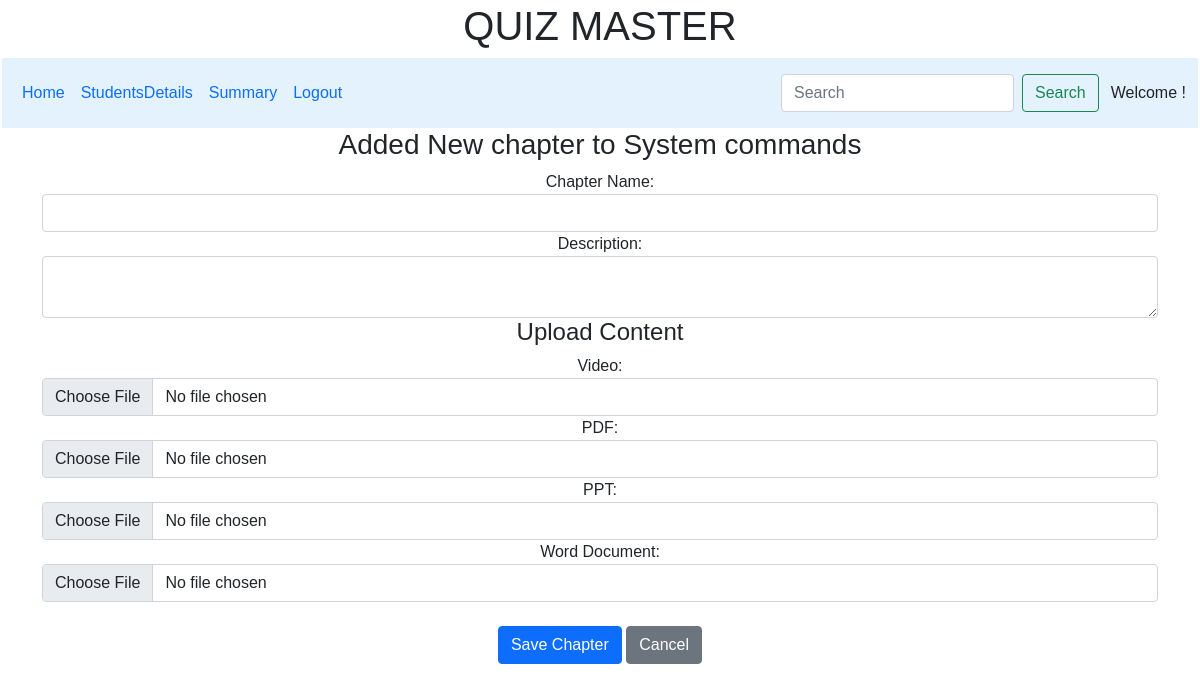
Page /add_chapter/2 on the earlier database version.
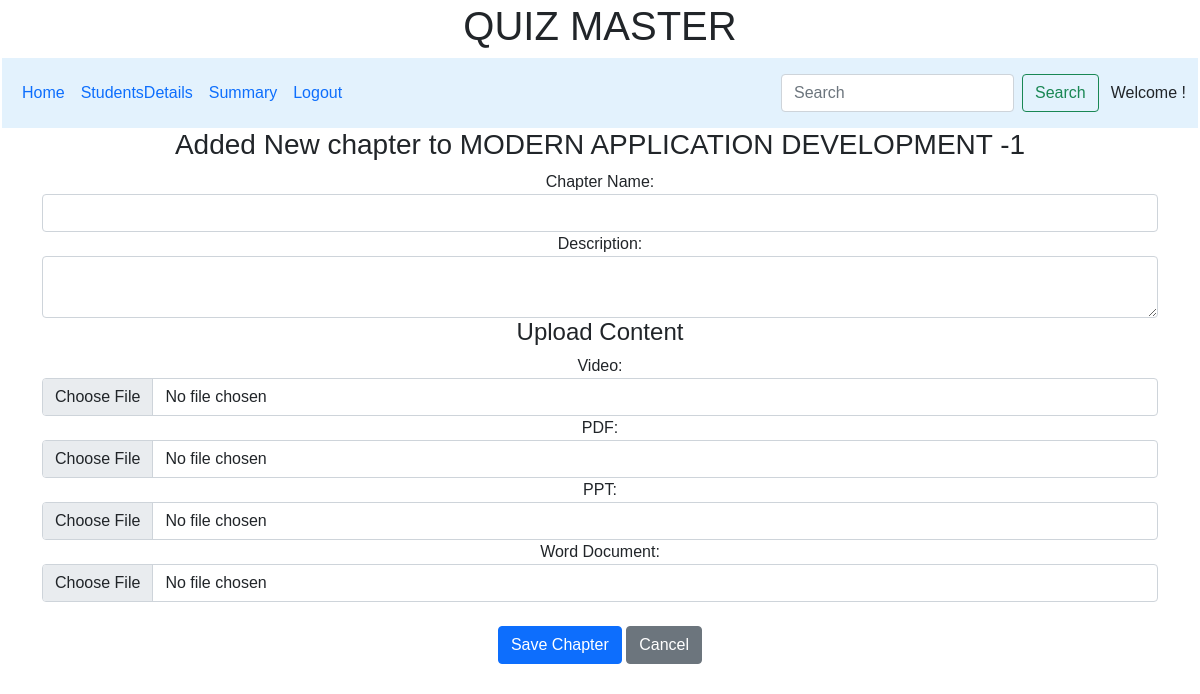
Same page on the later database version.
### controllers/model.py (models this page shows)
class Subject(db.Model):
    __tablename__ = 'subject'
    id = db.Column(db.Integer, primary_key=True)
    subject = db.Column(db.String, nullable=False)
    description = db.Column(db.String, nullable=True)
    chapters = db.relationship('Chapter', backref=db.backref('subject_ref', lazy='select'), lazy=True)

### controllers/controller.py (the view, shortened to what this page needs)
@app.route("/add_chapter/<int:subject_id>", methods=["GET", "POST"])
def add_chapter(subject_id):
    subject = Subject.query.get_or_404(subject_id)
    return render_template("add_chapter.html", subject=subject)

### templates/add_chapter.html
{% extends "admin_layout.html" %}
{% block content %}
    <div class="container text-center">
        <h3>Added New chapter to {{ subject.subject }}</h3>
        <form method="POST" enctype="multipart/form-data">
            <div class="form-group">
                <label for="chapter_name">Chapter Name:</label>
                <input type="text" class="form-control" id="chapter_name" name="chapter_name" required>
            </div>
            <div class="form-group">
                <label for="description">Description:</label>
                <textarea class="form-control" id="description" name="chapter_description" required></textarea>
            </div>
            <div class="content-uploads mb-4">
                <h4>Upload Content</h4>
                <div class="form-group">
                    <label for="video">Video:</label>
                    <input type="file" class="form-control" id="video" name="video" accept="video/*">
                </div>
                <div class="form-group">
                    <label for="pdf">PDF:</label>
                    <input type="file" class="form-control" id="pdf" name="pdf" accept=".pdf">
                </div>
                <div class="form-group">
                    <label for="ppt">PPT:</label>
                    <input type="file" class="form-control" id="ppt" name="ppt" accept=".ppt,.pptx">
                </div>
                <div class="form-group">
                    <label for="word">Word Document:</label>
                    <input type="file" class="form-control" id="word" name="word" accept=".doc,.docx">
                </div>
            </div>
            <button type="submit" class="btn btn-primary">Save Chapter</button>
            <a href="{{ url_for('admin_dashboard', Name=Name, subject_id=subject.id) }}" class="btn btn-secondary">Cancel</a>
        </form>
    </div>
{% endblock %}

Differences in the rows shown:
changed Subject: subject "System commands" → "MODERN APPLICATION DEVELOPMENT -1"
